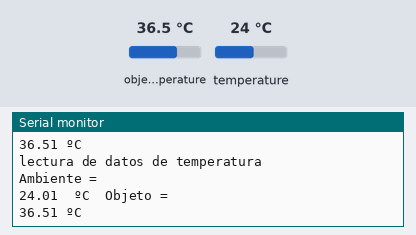
Bench run of a sketch on a simulated Arduino Mega 2560, built with avr-gcc and run on an emulated ATmega2560. On the bench: the last lines printed to the serial monitor. Inputs (shaded band) come from the test bench; at power-on: object temperature 36.5 °C, temperature 24 °C.

Above: at 3.8 s.
3.9 s: object temperature set to 20 °C
At 7.4 s:
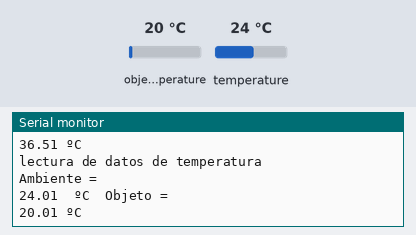
7.8 s: temperature set to 12 °C
At 10.2 s:
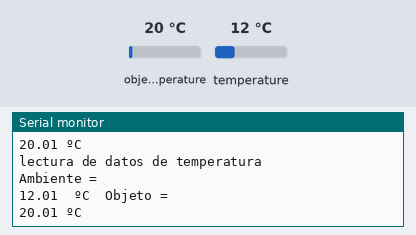
11.7 s: object temperature set to 26 °C
At 13.0 s:
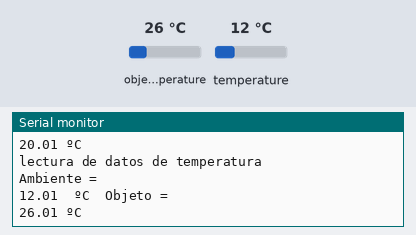
Timing chart, 0 to 14.7 s (numbered marks = the images above; inputs shaded):
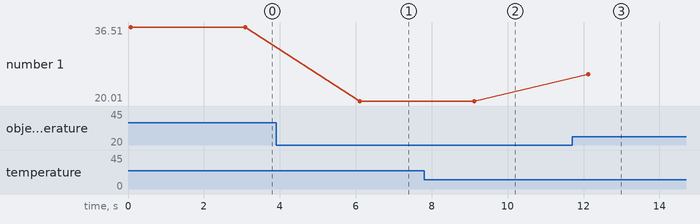

Measured:
- after the input at 3.9 s, the serial monitor: prints a new line after 2.2 s (image 1)
- after the input at 7.8 s, the serial monitor: prints a new line after 1.3 s (image 2)
- after the input at 11.7 s, the serial monitor: prints a new line after 0.43 s (image 3)
- plotted number 1: 36.51 → 20.01 after the input at 3.9 s, 20.01 → 26.01 after the input at 11.7 s

The sketch:

temperatura.ino
```cpp
//Incluimos la libreria SD.
#include <SD.h>
#include <QTRSensors.h>
#include <AFMotor.h>
#include <Wire.h>
#include <Adafruit_MLX90614.h>

Adafruit_MLX90614 mlx = Adafruit_MLX90614();

//define motores por cada puerto
AF_DCMotor motori_D(4); //motor izquierdo delantero
AF_DCMotor motori_T(1); //motor izquierdo trasero
AF_DCMotor motord_D(2);   //motor derecho
AF_DCMotor motord_T(3);   //motor izquierdo

//Declaracion de Variables para sensores
  // SD
      const int chipSelect = 44;
  //Ultrasonicos
     //Delantero
       const int trigPin_D = 46;
       const int echoPin_D = 48;
     //Derecho
       const int trigPin_R = 24;
       const int echoPin_R = 27;
     //Izquierdo
       const int trigPin_L= 26; // Pin disparador. Se puede usar otro pin digital
       const int echoPin_L= 28; // Pin eco. Se puede usar otro pin digital
     //pines para sensor infrarojo (b/n)
       int izq_1=33;   //s1
       int izq_2=35;  //s2
       int izq_3=37; //s3
       int izq_centro=39;  //s4
       int der_centro=41;  //s5
       int der_6=43;  //s6
       int der_7=45;  //s7
       int der_8=47;  //s8
       int s_inclina=30;  // sensor de inclinación
   //variables de medicion de sensores
   //Sensores ultrasonicos
       long duration;
       long inches;
       float cm_D;
       float cm_R;
       float cm_L;
       float cm_A;
       float dif_cm=0;
   // lectura de sensores
       int l1=0;
       int l2=0;
       int l3=0;
       int l4=0;
       int l5=0;
       int l6=0;
       int l7=0;
       int l8=0;
   //led de victima
       int vic=23;
       int inclina=1;
       int mot_kit=36;
       float dif_temp=0;
       float temp1=0;
       float temp2=0;
       //int vic=22;
       int lee_mot=40;
       int pos_mot=0;
       int pm=1;
       int para;
       int cuenta=0;


//Variables de control
    // distancia para encontrar las paredes (centimetros)
       int d_enc=30;
       int d_fte=15;
    //encuentro con las paredes del laberinto (0) libre, (1) encuentra la pared
       int adelante=0;
       int derecha=0;
       int izquierda=0;
       int atras=0;
    //velocidad de ruedas
       int ade_ordi=120;
       int medioi=75;
       int ade_ordd=120;
       int mediod=75;
       //long dif_cm=0;

    //Control de ultimo giro
       String ul_giro="FR";
       String desvio="C";
    // espara para los giros
       int t_giro=2800;      //tiempo para los giros de 90°
       int t_u=4700;
       int ine=900;         //
       int esp_giro=2200;    //avanza despues de girar 180°
       //int t_giro_u=3500;   // tiempo para giros de 180°
       int tr=40;           // tiempo de retorno a la recta
       int giro=0;


void setup() {
   //Puerto serial
   Serial.begin(9600);
   mlx.begin();
}


void alto(){
   motori_D.setSpeed(0);//velocidad de motor izquierdo
   motori_D.run(FORWARD); //polaridad de motor izquierdo
   motord_D.setSpeed(0);//velocidad de motor derecho
   motord_D.run(FORWARD);//polaridad de motor  derecho
   motori_T.setSpeed(0);//velocidad de motor izquierdo
   motori_T.run(FORWARD); //polaridad de motor izquierdo
   motord_T.setSpeed(0);//velocidad de motor derecho
   motord_T.run(FORWARD);//polaridad de motor  derecho
   //Serial.println("____ALTO____________________");
   delay(100);
}
void regresa(){
   motori_D.setSpeed(100);//velocidad de motor izquierdo
   motori_D.run(BACKWARD); //polaridad de motor izquierdo
   motord_D.setSpeed(100);//velocidad de motor derecho
   motord_D.run(BACKWARD);//polaridad de motor  derecho
   motori_T.setSpeed(100);//velocidad de motor izquierdo
   motori_T.run(BACKWARD); //polaridad de motor izquierdo
   motord_T.setSpeed(100);//velocidad de motor derecho
   motord_T.run(BACKWARD);//polaridad de motor  derecho
   //Serial.println("____regresa____________________");
   delay(2000);
}


void loop() {
   Serial.println("lectura de datos de temperatura");
   temp1=mlx.readAmbientTempC();
   temp2=mlx.readObjectTempC();
   Serial.println("Ambiente = ");
   Serial.print(temp1);
   Serial.println("  ºC\tObjeto = ");
   Serial.print(temp2);
   Serial.println(" ºC");
   // si el objeto tiene tres grados mas detecta victima
   dif_temp=temp2-temp1;
   delay(3000);
   //----------------------------------------------------------------
}
```
